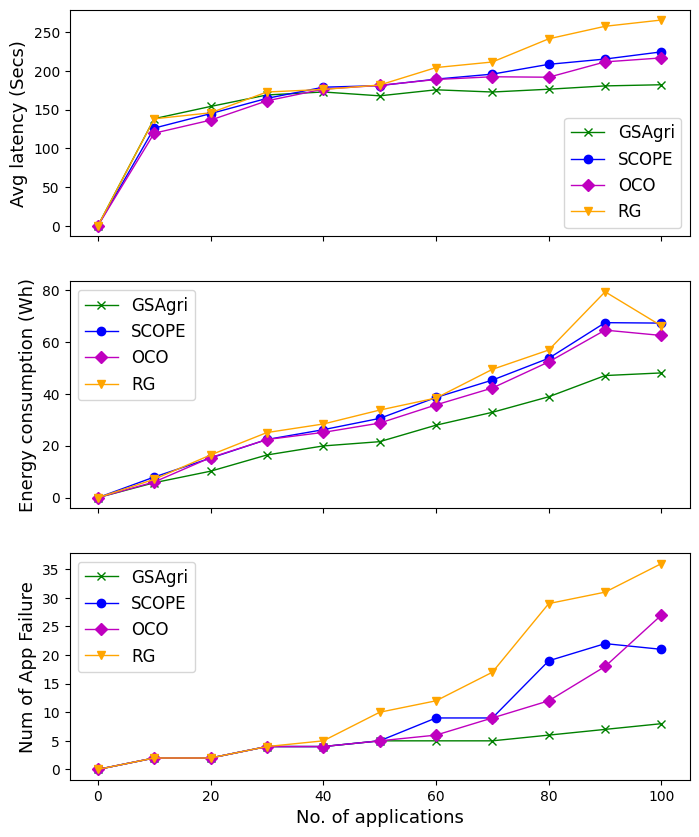

Reproduce this figure in Python.
import matplotlib.pyplot as plt

#x_axis = [0, 15, 30, 45, 60, 75, 90, 105, 120, 135, 150]
x_axis = [0, 10, 20, 30, 40, 50, 60, 70, 80, 90, 100]

#latency:
y_axis_latency_small_GSAgri = [0, 138.25, 154.002, 168.815, 172.672, 167.703, 175.471, 172.631, 176.23, 180.504, 182.004]
y_axis_latency_small_SCOPE = [0, 126.092, 144.76, 164.448, 178.83, 180.87, 189.24, 195.68, 208.33, 215.138, 224.41]
y_axis_latency_small_OCO = [0, 119.53, 136.37, 161.24, 176.34, 181.18, 188.78, 192.29, 191.702, 211.48, 216.607]
y_axis_latency_small_RG = [0, 138.06, 145.81, 172.65, 175.95, 181.65, 204.16, 211.33, 241.23, 257.38, 265.46]

#Energy
y_axis_energy_small_GSAgri = [0, 5.75, 10.19, 16.437, 19.92, 21.559, 27.908, 32.866, 38.85, 47.017, 48.03]
y_axis_energy_small_SCOPE = [0, 7.94, 15.24, 22.4, 26.17, 30.52, 38.575, 45.265, 53.675, 67.38, 67.215]
y_axis_energy_small_OCO = [0, 6.025, 15.42, 22.38, 25.135, 28.715, 35.725, 42.22, 52.275, 64.51, 62.445]
y_axis_energy_small_RG = [0, 7.07, 16.44, 25.07, 28.36, 33.72, 38.36, 49.41, 56.85, 79.27, 66.13]

#Failure:
y_axis_failure_small_GSAgri = [0, 2, 2, 4, 4, 5, 5, 5, 6, 7, 8]
y_axis_failure_small_SCOPE = [0, 2, 2, 4, 4, 5, 9, 9, 19, 22, 21]
y_axis_failure_small_OCO = [0, 2, 2, 4, 4, 5, 6, 9, 12, 18, 27]
y_axis_failure_small_RG = [0, 2, 2, 4, 5, 10, 12, 17, 29, 31, 36]

fig, (ax1, ax2, ax3) = plt.subplots(3, 1, figsize=(8, 10), sharex=True) #horizontal
#fig, (ax1, ax2, ax3) = plt.subplots(1, 3, figsize=(10, 5))

ax1.plot(x_axis, y_axis_latency_small_GSAgri, marker='x', label='GSAgri', linewidth=1, color='green')
ax1.plot(x_axis, y_axis_latency_small_SCOPE, marker='o', label='SCOPE', linewidth=1, color='blue')
ax1.plot(x_axis, y_axis_latency_small_OCO, marker='D', label='OCO', linewidth=1, color='m')
ax1.plot(x_axis, y_axis_latency_small_RG, marker='v', label='RG', linewidth=1, color='orange')
ax1.set_ylabel('Avg latency (Secs)', fontsize = 13)

ax2.plot(x_axis, y_axis_energy_small_GSAgri, marker='x', label='GSAgri', linewidth=1, color='green')
ax2.plot(x_axis, y_axis_energy_small_SCOPE, marker='o', label='SCOPE', linewidth=1, color='blue')
ax2.plot(x_axis, y_axis_energy_small_OCO, marker='D', label='OCO', linewidth=1, color='m')
ax2.plot(x_axis, y_axis_energy_small_RG, marker='v', label='RG', linewidth=1, color='orange')
ax2.set_ylabel('Energy consumption (Wh)', fontsize = 13)
#ax2.set_title('Medium Density Application')

ax3.plot(x_axis, y_axis_failure_small_GSAgri, marker='x', label='GSAgri', linewidth=1, color='green')
ax3.plot(x_axis, y_axis_failure_small_SCOPE, marker='o', label='SCOPE', linewidth=1, color='blue')
ax3.plot(x_axis, y_axis_failure_small_OCO, marker='D', label='OCO', linewidth=1, color='m')
ax3.plot(x_axis, y_axis_failure_small_RG, marker='v', label='RG', linewidth=1, color='orange')
ax3.set_ylabel('Num of App Failure', fontsize = 13)

plt.xlabel('No. of applications', fontsize = 13)
ax1.legend(loc='best', prop={'size': 12})
ax2.legend(loc='best', prop={'size': 12})
ax3.legend(loc='best', prop={'size': 12})

plt.savefig('mix_small.png', bbox_inches='tight')
plt.show()
